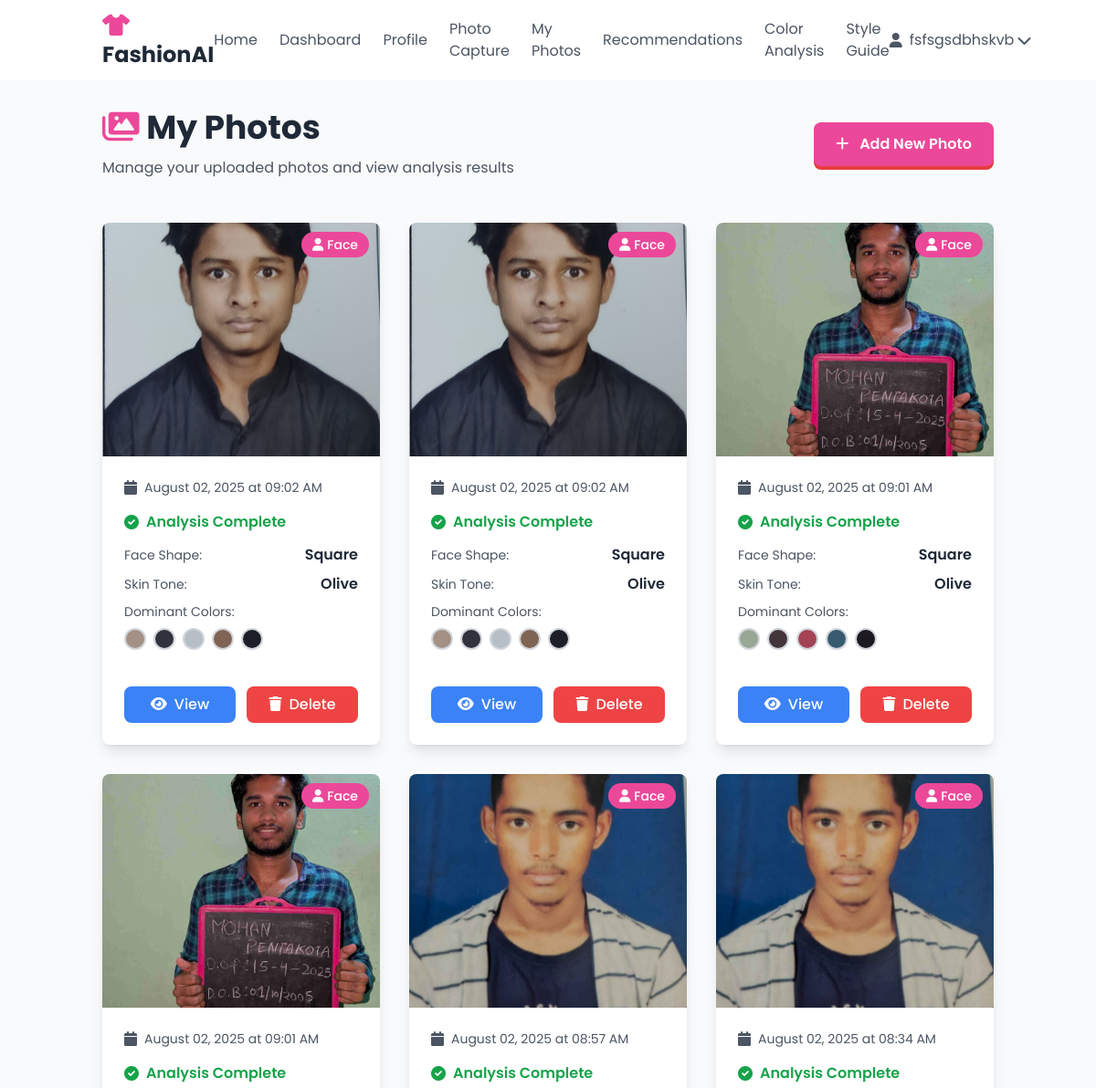
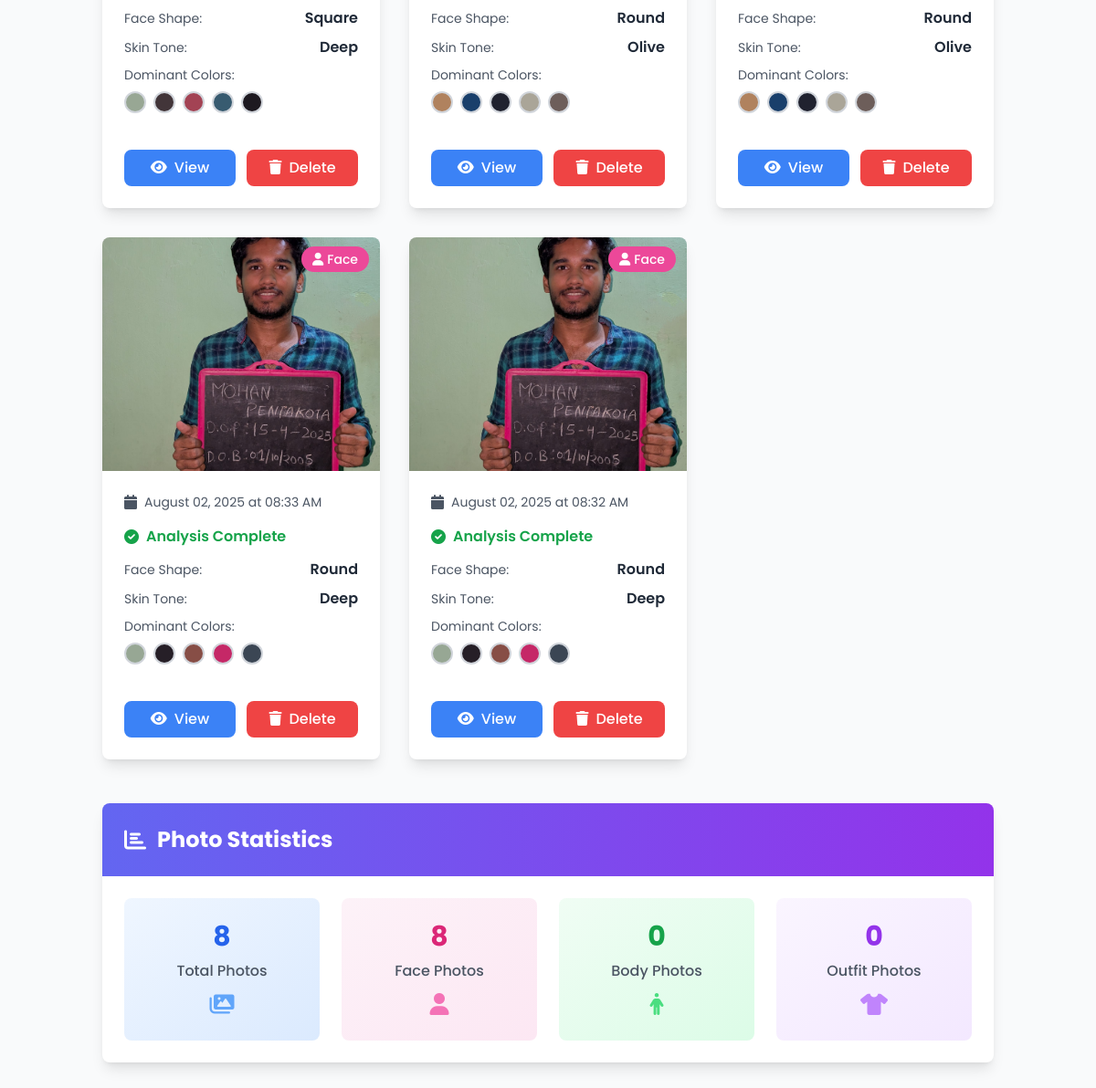
Page /my_images (signed in) on the committed database (2 pictures, top to bottom).
### app.py (models this page shows, shortened)
class User(UserMixin, db.Model):
    id = db.Column(db.Integer, primary_key=True)
    username = db.Column(db.String(80), unique=True, nullable=False)
    email = db.Column(db.String(120), unique=True, nullable=False)
    password_hash = db.Column(db.String(120), nullable=False)
    created_at = db.Column(db.DateTime, default=datetime.utcnow)
    age = db.Column(db.Integer)
    gender = db.Column(db.String(20))
    body_type = db.Column(db.String(50))
    style_preference = db.Column(db.String(100))
    color_preference = db.Column(db.String(200))
    size_preference = db.Column(db.String(50))
    budget_range = db.Column(db.String(50))
    fashion_preferences = db.Column(db.Text)  # JSON string of detailed preferences
    style_analysis_complete = db.Column(db.Boolean, default=False)

class UserImage(db.Model):
    id = db.Column(db.Integer, primary_key=True)
    user_id = db.Column(db.Integer, db.ForeignKey('user.id'), nullable=False)
    filename = db.Column(db.String(255), nullable=False)
    original_filename = db.Column(db.String(255), nullable=False)
    image_type = db.Column(db.String(50), nullable=False)  # 'face', 'full_body', 'outfit'
    upload_date = db.Column(db.DateTime, default=datetime.utcnow)
    face_shape = db.Column(db.String(50))
    skin_tone = db.Column(db.String(50))
    body_type_detected = db.Column(db.String(50))
    dominant_colors = db.Column(db.Text)  # JSON string of colors
    analysis_complete = db.Column(db.Boolean, default=False)
    user = db.relationship('User', backref=db.backref('images', lazy=True))

### app.py (the view)
@app.route('/my_images')
@login_required
def my_images():
    images = UserImage.query.filter_by(user_id=current_user.id).order_by(UserImage.upload_date.desc()).all()
    return render_template('my_images.html', images=images)

### app.py (called while the page is built)
@login_manager.user_loader
def load_user(user_id):
    return User.query.get(int(user_id))

@app.template_filter('from_json')
def from_json_filter(value):
    try:
        return json.loads(value) if value else []
    except:
        return []

### templates/my_images.html (shortened to what this page needs)
{% extends "base.html" %}
{% block content %}
<div class="bg-gray-50 min-h-screen py-8">
    <div class="container mx-auto px-6">
        <div class="flex justify-between items-center mb-12">
            <div>
                <h1 class="text-4xl font-bold text-gray-800 mb-3">
                    <i class="fas fa-images text-pink-500"></i> My Photos
                </h1>
                <p class="text-gray-600">Manage your uploaded photos and view analysis results</p>
            </div>
            <a href="{{ url_for('capture_photo') }}" class="btn-3d bg-pink-500 text-white px-6 py-3 rounded-lg font-semibold hover:bg-pink-600 transition-colors duration-200">
                <i class="fas fa-plus mr-2"></i> Add New Photo
            </a>
        </div>
        {% if images %}
        <div class="grid lg:grid-cols-3 md:grid-cols-2 gap-8 mb-12">
            {% for image in images %}
            <div class="card-3d bg-white rounded-lg shadow-lg overflow-hidden hover:shadow-xl transition-shadow duration-300">
                <div class="relative">
                    <img src="{{ url_for('static', filename='uploads/' + image.filename) }}"
                         class="w-full h-64 object-cover" alt="User photo">
                    <div class="absolute top-3 right-3">
                        {% if image.image_type == 'face' %}
                        <span class="bg-pink-500 text-white px-3 py-1 rounded-full text-sm font-medium">
                            <i class="fas fa-user mr-1"></i>Face
                        </span>
                        {% elif image.image_type == 'full_body' %}
                        <span class="bg-blue-500 text-white px-3 py-1 rounded-full text-sm font-medium">
                            <i class="fas fa-male mr-1"></i>Body
                        </span>
                        {% elif image.image_type == 'outfit' %}
                        <span class="bg-purple-500 text-white px-3 py-1 rounded-full text-sm font-medium">
                            <i class="fas fa-tshirt mr-1"></i>Outfit
                        </span>
                        {% endif %}
                    </div>
                </div>
                <div class="p-6">
                    <div class="flex items-center text-gray-600 mb-4">
                        <i class="fas fa-calendar mr-2"></i>
                        <span class="text-sm">{{ image.upload_date.strftime('%B %d, %Y at %I:%M %p') }}</span>
                    </div>
                    {% if image.analysis_complete %}
                    <div class="mb-4">
                        <div class="flex items-center text-green-600 mb-3">
                            <i class="fas fa-check-circle mr-2"></i>
                            <span class="font-semibold">Analysis Complete</span>
                        </div>
                        <div class="space-y-2">
                            {% if image.face_shape %}
                            <div class="flex justify-between items-center">
                                <span class="text-gray-600 text-sm">Face Shape:</span>
                                <span class="font-semibold text-gray-800">{{ image.face_shape }}</span>
                            </div>
                            {% endif %}
                            {% if image.skin_tone %}
                            <div class="flex justify-between items-center">
                                <span class="text-gray-600 text-sm">Skin Tone:</span>
                                <span class="font-semibold text-gray-800">{{ image.skin_tone }}</span>
                            </div>
                            {% endif %}
                            {% if image.dominant_colors %}
                            <div>
                                <span class="text-gray-600 text-sm block mb-2">Dominant Colors:</span>
                                <div class="flex gap-2">
                                    {% set colors = image.dominant_colors | from_json %}
                                    {% for color in colors[:5] %}
                                    <div class="w-6 h-6 rounded-full border-2 border-gray-300"
                                         style="background-color: {{ color }};"
                                         title="{{ color }}"></div>
                                    {% endfor %}
                                </div>
                            </div>
                            {% endif %}
                        </div>
                    </div>
                    {% endif %}
                </div>
                <div class="px-6 pb-6">
                    <div class="flex gap-3">
                        <button class="flex-1 bg-blue-500 text-white py-2 px-4 rounded-lg font-medium hover:bg-blue-600 transition-colors duration-200"
                                onclick="viewImage('{{ image.filename }}', '{{ image.original_filename }}')">
                            <i class="fas fa-eye mr-2"></i>View
                        </button>
                        <button class="flex-1 bg-red-500 text-white py-2 px-4 rounded-lg font-medium hover:bg-red-600 transition-colors duration-200"
                                onclick="deleteImage({{ image.id }}, '{{ image.original_filename }}')">
                            <i class="fas fa-trash mr-2"></i>Delete
                        </button>
                    </div>
                </div>
            </div>
            {% endfor %}
        </div>
        <div class="max-w-6xl mx-auto">
            <div class="card-3d bg-white rounded-lg shadow-lg overflow-hidden">
                <div class="bg-gradient-to-r from-indigo-500 to-purple-600 text-white p-6">
                    <h2 class="text-2xl font-bold flex items-center">
                        <i class="fas fa-chart-bar mr-3 text-2xl"></i>
                        Photo Statistics
                    </h2>
                </div>
                <div class="p-6">
                    <div class="grid md:grid-cols-4 gap-6 text-center">
                        <div class="bg-gradient-to-br from-blue-50 to-blue-100 p-6 rounded-lg">
                            <div class="text-3xl font-bold text-blue-600 mb-2">{{ images|length }}</div>
                            <div class="text-gray-600 font-medium">Total Photos</div>
                            <i class="fas fa-images text-blue-400 text-2xl mt-2"></i>
                        </div>
                        <div class="bg-gradient-to-br from-pink-50 to-pink-100 p-6 rounded-lg">
                            <div class="text-3xl font-bold text-pink-600 mb-2">{{ images|selectattr('image_type', 'equalto', 'face')|list|length }}</div>
                            <div class="text-gray-600 font-medium">Face Photos</div>
                            <i class="fas fa-user text-pink-400 text-2xl mt-2"></i>
                        </div>
                        <div class="bg-gradient-to-br from-green-50 to-green-100 p-6 rounded-lg">
                            <div class="text-3xl font-bold text-green-600 mb-2">{{ images|selectattr('image_type', 'equalto', 'full_body')|list|length }}</div>
                            <div class="text-gray-600 font-medium">Body Photos</div>
                            <i class="fas fa-male text-green-400 text-2xl mt-2"></i>
                        </div>
                        <div class="bg-gradient-to-br from-purple-50 to-purple-100 p-6 rounded-lg">
                            <div class="text-3xl font-bold text-purple-600 mb-2">{{ images|selectattr('image_type', 'equalto', 'outfit')|list|length }}</div>
                            <div class="text-gray-600 font-medium">Outfit Photos</div>
                            <i class="fas fa-tshirt text-purple-400 text-2xl mt-2"></i>
                        </div>
                    </div>
                </div>
            </div>
        </div>
        {% endif %}
    </div>
</div>
{% endblock %}

### templates/base.html (shortened to what this page needs)
<!DOCTYPE html>
<html lang="en">
<head>
    <script src="https://cdn.tailwindcss.com"></script>
    <link href="https://cdnjs.cloudflare.com/ajax/libs/font-awesome/6.0.0/css/all.min.css" rel="stylesheet">
</head>
<body class="bg-gray-100">
    <nav class="bg-white shadow-md">
        <div class="container mx-auto px-6 py-3">
            <div class="flex justify-between items-center">
                <a class="text-2xl font-bold text-gray-800" href="{{ url_for('index') }}">
                    <i class="fas fa-tshirt text-pink-500"></i> FashionAI
                </a>
                <div class="hidden md:flex items-center space-x-6">
                    <a class="text-gray-600 hover:text-pink-500" href="{{ url_for('index') }}">Home</a>
                    {% if current_user.is_authenticated %}
                        <a class="text-gray-600 hover:text-pink-500" href="{{ url_for('dashboard') }}">Dashboard</a>
                        <a class="text-gray-600 hover:text-pink-500" href="{{ url_for('profile') }}">Profile</a>
                        <a class="text-gray-600 hover:text-pink-500" href="{{ url_for('capture_photo') }}">Photo Capture</a>
                        <a class="text-gray-600 hover:text-pink-500" href="{{ url_for('my_images') }}">My Photos</a>
                        <a class="text-gray-600 hover:text-pink-500" href="{{ url_for('recommendations') }}">Recommendations</a>
                        <a class="text-gray-600 hover:text-pink-500" href="{{ url_for('color_analysis') }}">Color Analysis</a>
                        <a class="text-gray-600 hover:text-pink-500" href="{{ url_for('style_recommendations') }}">Style Guide</a>
                    {% endif %}
                </div>
                <div class="hidden md:flex items-center space-x-6">
                     {% if current_user.is_authenticated %}
                        <div class="relative">
                            <button class="flex items-center text-gray-600 focus:outline-none">
                                <i class="fas fa-user"></i>
                                <span class="ml-2">{{ current_user.username }}</span>
                                <i class="fas fa-chevron-down ml-1"></i>
                            </button>
                        </div>
                    {% else %}
                        <a class="text-gray-600 hover:text-pink-500" href="{{ url_for('login') }}">Login</a>
                        <a class="bg-pink-500 text-white px-4 py-2 rounded-full hover:bg-pink-600" href="{{ url_for('register') }}">Register</a>
                    {% endif %}
                </div>
            </div>
        </div>
    </nav>
    <main>
        {% block content %}{% endblock %}
    </main>
</body>
</html>

### templates/base.html (style rules this page uses)
body { font-family: 'Poppins', sans-serif; }
.btn-3d { transition: all 0.15s ease-out; box-shadow: 0 4px 0 #e53e3e; }
.card-3d { transition: all 0.2s ease-out; }

### rows in the picture
User: username "fsfsgsdbhskvb"
UserImage: filename (picture), image_type "face" (drawn), upload_date "August 02, 2025 at 09:02 AM", face_shape "Square", skin_tone "Olive", analysis_complete True (drawn)
UserImage: filename (picture), image_type "face" (drawn), upload_date "August 02, 2025 at 09:02 AM", face_shape "Square", skin_tone "Olive", analysis_complete True (drawn)
UserImage: filename (picture), image_type "face" (drawn), upload_date "August 02, 2025 at 09:01 AM", face_shape "Square", skin_tone "Olive", analysis_complete True (drawn)
UserImage: filename (picture), image_type "face" (drawn), upload_date "August 02, 2025 at 09:01 AM", face_shape "Square", skin_tone "Deep", analysis_complete True (drawn)
UserImage: filename (picture), image_type "face" (drawn), upload_date "August 02, 2025 at 08:57 AM", face_shape "Round", skin_tone "Olive", analysis_complete True (drawn)
UserImage: filename (picture), image_type "face" (drawn), upload_date "August 02, 2025 at 08:34 AM", face_shape "Round", skin_tone "Olive", analysis_complete True (drawn)
UserImage: filename (picture), image_type "face" (drawn), upload_date "August 02, 2025 at 08:33 AM", face_shape "Round", skin_tone "Deep", analysis_complete True (drawn)
UserImage: filename (picture), image_type "face" (drawn), upload_date "August 02, 2025 at 08:32 AM", face_shape "Round", skin_tone "Deep", analysis_complete True (drawn)

### other values in the picture
{{ images|length }} "8"
{{ images|selectattr('image_type', 'equalto', 'face')|list|length }} "8"
{{ images|selectattr('image_type', 'equalto', 'full_body')|list|length }} "0"
{{ images|selectattr('image_type', 'equalto', 'outfit')|list|length }} "0"
